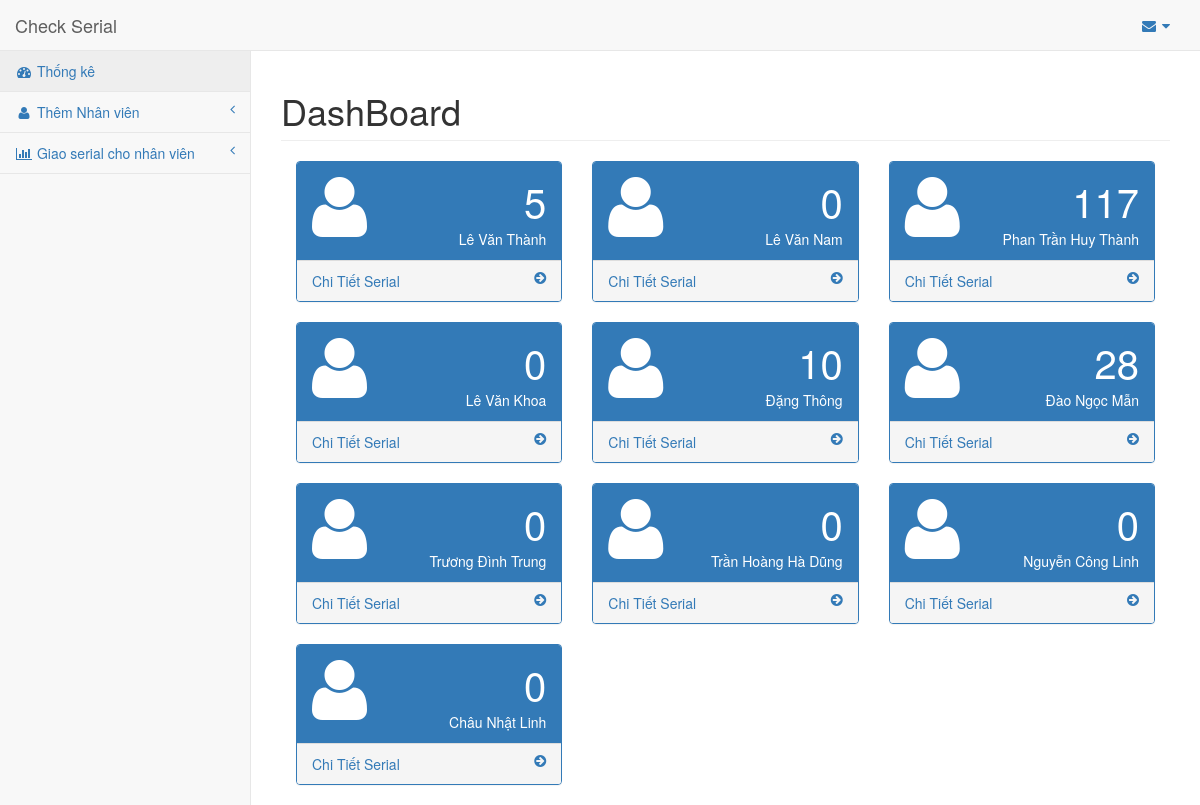
The page / on the database its author committed.
### PagesApp/models.py (models this page shows, shortened)
class Employee(models.Model):
    em_create_date = models.DateField('Ngày tạo')
    em_code = models.CharField(max_length=50, unique=True)
    em_name = models.CharField(max_length=200)
    status = models.SmallIntegerField(max_length=2)

### PagesApp/views.py (the view)
# urls.py: path('', views.dashboard, name='index'),
def dashboard(request):
    em_count = Employee.objects.annotate(num_serial=Count('giaodichdetail'))
    count_dict = {'em': em_count}
    return render(request, 'pages/dash/dash_board.html', context=count_dict)

### templates/pages/dash/dash_board.html
{% extends 'base.html' %}
{% block content %}
<div class="row">
  <div class="col-lg-12">
      <h1 class="page-header">DashBoard</h1>
  </div>
</div>
<div class="row">
  {% if em %}
  <div class="col-lg-12">
    {% for e in em %}
    <div class="col-lg-4 col-md-6">
      <div class="panel panel-primary">
        <div class="panel-heading">
          <div class="row">
            <div class="col-xs-3">
              <i class="fa fa-user fa-5x"></i>
            </div>
            <div class="col-xs-9 text-right">
              <div class="huge">{{e.num_serial}}</div>
              <div>{{e.em_name}}</div>
            </div>
          </div>
        </div>
        <a href="trans/list/em/{{e.id}}">
            <div class="panel-footer">
                <span class="pull-left">Chi Tiết Serial</span>
                <span class="pull-right"><i class="fa fa-arrow-circle-right"></i></span>
                <div class="clearfix"></div>
            </div>
        </a>
      </div>
    </div>
    {% endfor %}
  </div>
  {% endif %}
</div>
{% endblock %}

### rows shown on the page
Employee: num_serial "5", em_name "Lê Văn Thành"
Employee: num_serial "0", em_name "Lê Văn Nam"
Employee: num_serial "117", em_name "Phan Trần Huy Thành"
Employee: num_serial "0", em_name "Lê Văn Khoa"
Employee: num_serial "10", em_name "Đặng Thông"
Employee: num_serial "28", em_name "Đào Ngọc Mẫn"
Employee: num_serial "0", em_name "Trương Đình Trung"
Employee: num_serial "0", em_name "Trần Hoàng Hà Dũng"
Employee: num_serial "0", em_name "Nguyễn Công Linh"
Employee: num_serial "0", em_name "Châu Nhật Linh"
